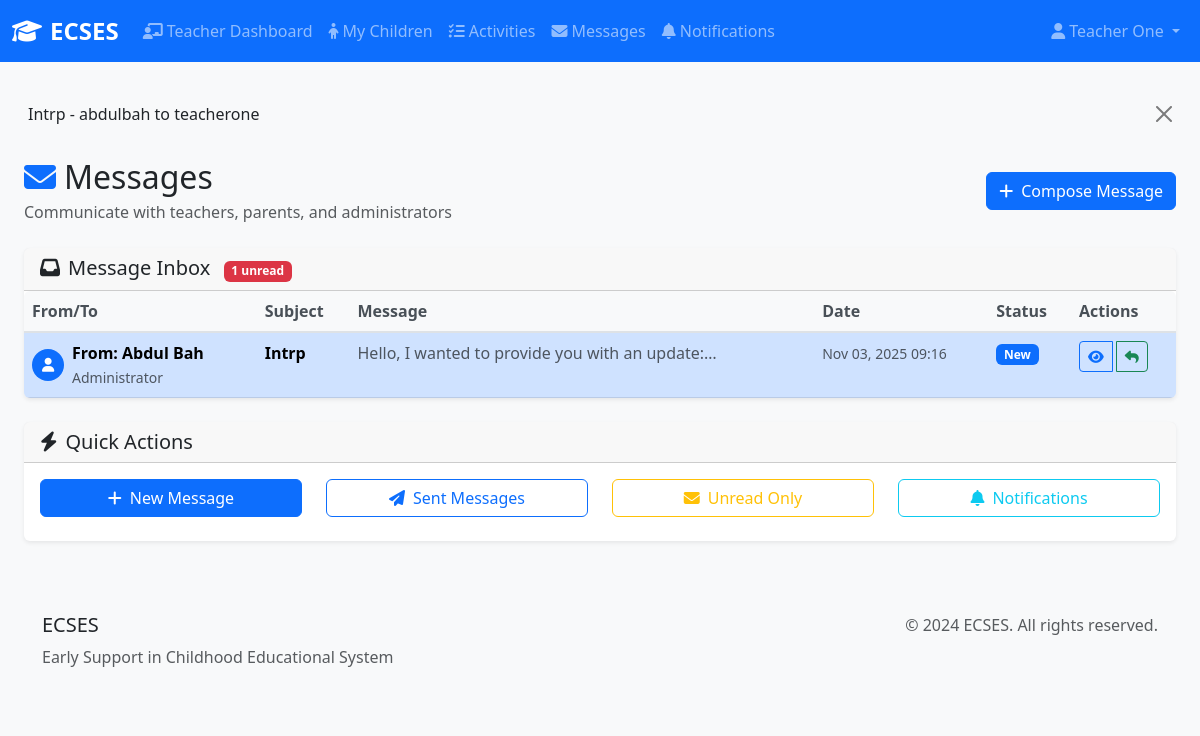
Page /connecthub/inbox/ (signed in) on the committed database.
### connecthub/models.py (models this page shows, shortened)
class Message(models.Model):
    sender = models.ForeignKey(User, on_delete=models.CASCADE, related_name='sent_messages')
    recipient = models.ForeignKey(User, on_delete=models.CASCADE, related_name='received_messages')
    subject = models.CharField(max_length=200)
    content = models.TextField()
    is_read = models.BooleanField(default=False)
    created_at = models.DateTimeField(auto_now_add=True)
    updated_at = models.DateTimeField(auto_now=True)
    parent_message = models.ForeignKey('self', on_delete=models.CASCADE, null=True, blank=True, related_name='replies')
    class Meta:
        ordering = ['-created_at']
        verbose_name = "Message"
        verbose_name_plural = "Messages"
    def __str__(self):
        return f"{self.subject} - {self.sender.username} to {self.recipient.username}"

class UserProfile(models.Model):
    ROLE_CHOICES = [
        ('admin', 'Administrator'),
        ('teacher', 'Teacher'),
        ('parent', 'Parent'),
        ('child', 'Child'),
    ]
    user = models.OneToOneField(User, on_delete=models.CASCADE, related_name='userprofile')
    role = models.CharField(max_length=10, choices=ROLE_CHOICES, default='parent')
    phone = models.CharField(max_length=15, blank=True)
    address = models.TextField(blank=True)
    date_of_birth = models.DateField(null=True, blank=True, default=None)
    profile_picture = models.FileField(upload_to='profiles/', blank=True, null=True, default=None)
    created_at = models.DateTimeField(auto_now_add=True)
    updated_at = models.DateTimeField(auto_now=True)
    is_active = models.BooleanField(default=True)
    teacher_id = models.CharField(max_length=20, blank=True, help_text="Teacher ID for educators")
    parent_children = models.ManyToManyField('earlycare.Child', blank=True, related_name='parents')
    teacher_children = models.ManyToManyField('earlycare.Child', blank=True, related_name='teachers')
    class Meta:
        verbose_name = "User Profile"
        verbose_name_plural = "User Profiles"

### connecthub/views.py (the view)
# urls.py: path('inbox/', views.inbox, name='inbox'),
@login_required
def inbox(request):
    messages_list = Message.objects.filter(
        Q(sender=request.user) | Q(recipient=request.user)
    ).order_by('-created_at')
    paginator = Paginator(messages_list, 10)
    page_number = request.GET.get('page')
    messages_page = paginator.get_page(page_number)
    context = {
        'messages': messages_page,
        'unread_count': Message.objects.filter(recipient=request.user, is_read=False).count()
    }
    return render(request, 'connecthub/messages/list.html', context)

### templates/connecthub/messages/list.html (shortened to what this page needs)
{% extends 'base.html' %}
{% load static %}
{% block content %}
<div class="container-fluid">
    <div class="row mb-4">
        <div class="col-12">
            <div class="d-flex justify-content-between align-items-center">
                <div>
                    <h2 class="mb-1">
                        <i class="fas fa-envelope me-2 text-primary"></i>Messages
                    </h2>
                    <p class="text-muted mb-0">Communicate with teachers, parents, and administrators</p>
                </div>
                <div>
                    <a href="{% url 'connecthub:compose_message' %}" class="btn btn-primary">
                        <i class="fas fa-plus me-2"></i>Compose Message
                    </a>
                </div>
            </div>
        </div>
    </div>
    <div class="row">
        <div class="col-12">
            <div class="card">
                <div class="card-header">
                    <h5 class="card-title mb-0">
                        <i class="fas fa-inbox me-2"></i>Message Inbox
                        {% if unread_count > 0 %}
                            <span class="badge bg-danger ms-2">{{ unread_count }} unread</span>
                        {% endif %}
                    </h5>
                </div>
                <div class="card-body p-0">
                    {% if messages %}
                        <div class="table-responsive">
                            <table class="table table-hover mb-0">
                                <thead class="table-light">
                                    <tr>
                                        <th>From/To</th>
                                        <th>Subject</th>
                                        <th>Message</th>
                                        <th>Date</th>
                                        <th>Status</th>
                                        <th>Actions</th>
                                    </tr>
                                </thead>
                                <tbody>
                                    {% for message in messages %}
                                    <tr class="{% if not message.is_read and message.recipient == request.user %}table-primary{% endif %}">
                                        <td>
                                            <div class="d-flex align-items-center">
                                                <div class="avatar-sm bg-primary text-white rounded-circle d-flex align-items-center justify-content-center me-2">
                                                    {% if message.sender == request.user %}
                                                        <i class="fas fa-paper-plane"></i>
                                                    {% else %}
                                                        <i class="fas fa-user"></i>
                                                    {% endif %}
                                                </div>
                                                <div>
                                                    {% if message.sender == request.user %}
                                                        <strong>To: {{ message.recipient.get_full_name|default:message.recipient.username }}</strong>
                                                    {% else %}
                                                        <strong>From: {{ message.sender.get_full_name|default:message.sender.username }}</strong>
                                                    {% endif %}
                                                    <br>
                                                    <small class="text-muted">
                                                        {% if message.sender == request.user %}
                                                            {{ message.recipient.userprofile.get_role_display }}
                                                        {% else %}
                                                            {{ message.sender.userprofile.get_role_display }}
                                                        {% endif %}
                                                    </small>
                                                </div>
                                            </div>
                                        </td>
                                        <td>
                                            <strong>{{ message.subject }}</strong>
                                        </td>
                                        <td>
                                            <span class="text-muted">{{ message.content|truncatechars:50 }}</span>
                                        </td>
                                        <td>
                                            <small class="text-muted">{{ message.created_at|date:"M d, Y H:i" }}</small>
                                        </td>
                                        <td>
                                            {% if message.sender == request.user %}
                                                {% if message.is_read %}
                                                    <span class="badge bg-success">Read</span>
                                                {% else %}
                                                    <span class="badge bg-warning">Unread</span>
                                                {% endif %}
                                            {% else %}
                                                {% if message.is_read %}
                                                    <span class="badge bg-secondary">Read</span>
                                                {% else %}
                                                    <span class="badge bg-primary">New</span>
                                                {% endif %}
                                            {% endif %}
                                        </td>
                                        <td>
                                            <div class="btn-group" role="group">
                                                <a href="{% url 'connecthub:message_detail' message.id %}" class="btn btn-sm btn-outline-primary">
                                                    <i class="fas fa-eye"></i>
                                                </a>
                                                <a href="{% url 'connecthub:reply_message' message.id %}" class="btn btn-sm btn-outline-success">
                                                    <i class="fas fa-reply"></i>
                                                </a>
                                            </div>
                                        </td>
                                    </tr>
                                    {% endfor %}
                                </tbody>
                            </table>
                        </div>
                    {% endif %}
                </div>
            </div>
        </div>
    </div>
    <div class="row mt-4">
        <div class="col-12">
            <div class="card">
                <div class="card-header">
                    <h5 class="card-title mb-0">
                        <i class="fas fa-bolt me-2"></i>Quick Actions
                    </h5>
                </div>
                <div class="card-body">
                    <div class="row">
                        <div class="col-md-3 mb-2">
                            <a href="{% url 'connecthub:compose_message' %}" class="btn btn-primary w-100">
                                <i class="fas fa-plus me-2"></i>New Message
                            </a>
                        </div>
                        <div class="col-md-3 mb-2">
                            <a href="{% url 'connecthub:inbox' %}?filter=sent" class="btn btn-outline-primary w-100">
                                <i class="fas fa-paper-plane me-2"></i>Sent Messages
                            </a>
                        </div>
                        <div class="col-md-3 mb-2">
                            <a href="{% url 'connecthub:inbox' %}?filter=unread" class="btn btn-outline-warning w-100">
                                <i class="fas fa-envelope me-2"></i>Unread Only
                            </a>
                        </div>
                        <div class="col-md-3 mb-2">
                            <a href="{% url 'connecthub:notifications' %}" class="btn btn-outline-info w-100">
                                <i class="fas fa-bell me-2"></i>Notifications
                            </a>
                        </div>
                    </div>
                </div>
            </div>
        </div>
    </div>
</div>
{% endblock %}

### templates/base.html (shortened to what this page needs)
{% load static %}
<!DOCTYPE html>
<html lang="en">
<head>
    <link href="https://cdn.jsdelivr.net/npm/bootstrap@5.3.0/dist/css/bootstrap.min.css" rel="stylesheet">
    <link href="https://cdnjs.cloudflare.com/ajax/libs/font-awesome/6.4.0/css/all.min.css" rel="stylesheet">
    <link href="{% static 'css/styles.css' %}" rel="stylesheet">
</head>
<body>
    <nav class="navbar navbar-expand-lg navbar-dark bg-primary">
        <div class="container-fluid">
            <a class="navbar-brand" href="{% url 'home' %}">
                <i class="fas fa-graduation-cap me-2"></i>ECSES
            </a>
            {% if user.is_authenticated %}
            <div class="collapse navbar-collapse" id="navbarNav">
                <ul class="navbar-nav me-auto">
                    {% if user.is_superuser or user.userprofile.role == 'admin' %}
                        <li class="nav-item">
                            <a class="nav-link" href="{% url 'admin_dashboard' %}">
                                <i class="fas fa-tachometer-alt me-1"></i>Admin Dashboard
                            </a>
                        </li>
                        <li class="nav-item">
                            <a class="nav-link" href="{% url 'connecthub:user_management' %}">
                                <i class="fas fa-users me-1"></i>User Management
                            </a>
                        </li>
                    {% elif user.userprofile.role == 'teacher' %}
                        <li class="nav-item">
                            <a class="nav-link" href="{% url 'teacher_dashboard' %}">
                                <i class="fas fa-chalkboard-teacher me-1"></i>Teacher Dashboard
                            </a>
                        </li>
                        <li class="nav-item">
                            <a class="nav-link" href="{% url 'earlycare:child_list' %}">
                                <i class="fas fa-child me-1"></i>My Children
                            </a>
                        </li>
                        <li class="nav-item">
                            <a class="nav-link" href="{% url 'learnlytics:activity_list' %}">
                                <i class="fas fa-tasks me-1"></i>Activities
                            </a>
                        </li>
                    {% endif %}
                    <li class="nav-item">
                        <a class="nav-link" href="{% url 'connecthub:inbox' %}">
                            <i class="fas fa-envelope me-1"></i>Messages
                        </a>
                    </li>
                    <li class="nav-item">
                        <a class="nav-link" href="{% url 'connecthub:notifications' %}">
                            <i class="fas fa-bell me-1"></i>Notifications
                        </a>
                    </li>
                </ul>
                <ul class="navbar-nav">
                    <li class="nav-item dropdown">
                        <a class="nav-link dropdown-toggle" href="#" id="navbarDropdown" role="button" data-bs-toggle="dropdown">
                            <i class="fas fa-user me-1"></i>{{ user.get_full_name|default:user.username }}
                        </a>
                    </li>
                </ul>
            </div>
            {% endif %}
        </div>
    </nav>
    <main class="container-fluid mt-4">
        {% if messages %}
            {% for message in messages %}
                <div class="alert alert-{{ message.tags }} alert-dismissible fade show" role="alert">
                    {{ message }}
                    <button type="button" class="btn-close" data-bs-dismiss="alert"></button>
                </div>
            {% endfor %}
        {% endif %}
        {% block content %}{% endblock %}
    </main>
    <footer class="bg-light mt-5 py-4">
        <div class="container">
            <div class="row">
                <div class="col-md-6">
                    <h5>ECSES</h5>
                    <p class="text-muted">Early Support in Childhood Educational System</p>
                </div>
                <div class="col-md-6 text-end">
                    <p class="text-muted">&copy; 2024 ECSES. All rights reserved.</p>
                </div>
            </div>
        </div>
    </footer>
</body>
</html>

### rows in the picture
Message: subject+sender+recipient "Intrp - abdulbah to teacherone", sender.get_full_name "Abdul Bah", sender.userprofile.role "Administrator", subject "Intrp", content "Hello, I wanted to provide you with an update:…", created_at "Nov 03, 2025 09:16", is_read "New"

### other values in the picture
{{ user.get_full_name|default:user.username }} "Teacher One"
{{ unread_count }} "1"
